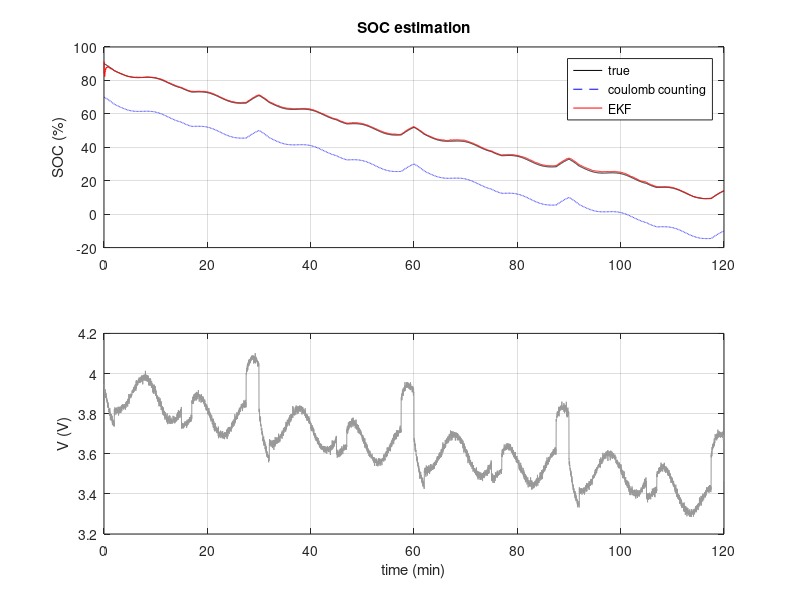

This chart was generated by the following MATLAB code:
% Day 134 · Project 27: Battery State-of-Charge Estimation with a Kalman Filter — Full program
% Run: open this file in MATLAB and press Run (or type main in the Command Window)

clc; clear; close all;
rng(4);
Q_Ah = 2.5; R0 = 0.05; R1 = 0.03; C1 = 1500; dt = 1;
soc_pts = 0:0.1:1;
ocv_pts = [3.00 3.45 3.55 3.62 3.67 3.72 3.79 3.87 3.96 4.06 4.18];
p_ocv = polyfit(soc_pts, ocv_pts, 6);  dp_ocv = polyder(p_ocv);
ocv = @(s) polyval(p_ocv, s);
% ---- a drive cycle: pulses of discharge and some charging ----
N = 7200;
I = 1.0 + 1.2*sin(2*pi*(1:N)/600) + 1.5*(mod(1:N, 900) < 120) - 3.0*(mod(1:N, 1800) > 1650);   % A, + = discharge
a = exp(-dt/(R1*C1));
soc = zeros(1, N); vrc = 0; soc(1) = 0.9; V = zeros(1, N);
for k = 1:N
    V(k) = ocv(soc(k)) - vrc - R0*I(k);
    if k < N
        soc(k + 1) = soc(k) - dt*I(k)/(3600*Q_Ah);
        vrc = a*vrc + R1*(1 - a)*I(k);
    end
end
I_meas = I + 0.05 + 0.05*randn(1, N);          % sensor bias + noise
V_meas = V + 0.01*randn(1, N);
% ---- 1) coulomb counting from a wrong initial guess ----
cc = zeros(1, N); cc(1) = 0.7;
for k = 1:N - 1, cc(k + 1) = cc(k) - dt*I_meas(k)/(3600*Q_Ah); end
% ---- 2) extended Kalman filter ----
x = [0.7; 0];  P = diag([0.1 0.01]);  Qn = diag([1e-7 1e-6]);  Rn = 0.01^2;
A = [1 0; 0 a];
ekf = zeros(1, N);
for k = 1:N
    Vpred = ocv(x(1)) - x(2) - R0*I_meas(k);
    H = [polyval(dp_ocv, x(1)), -1];
    K = P*H' / (H*P*H' + Rn);
    x = x + K*(V_meas(k) - Vpred);
    P = (eye(2) - K*H)*P;
    ekf(k) = x(1);
    x = A*x + [-dt/(3600*Q_Ah); R1*(1 - a)]*I_meas(k);   % predict the next state
    P = A*P*A' + Qn;
end
err_cc = abs(cc - soc)*100;  err_ekf = abs(ekf - soc)*100;
fprintf('True SOC from %.1f %% to %.1f %%\n', 100*soc(1), 100*soc(end));
fprintf('Coulomb counting: final error %.2f %%, mean error %.2f %%\n', err_cc(end), mean(err_cc));
fprintf('Kalman filter   : final error %.2f %%, mean error after 5 min %.2f %%\n', err_ekf(end), mean(err_ekf(300:end)));
tm = (1:N)/60;
subplot(2, 1, 1); plot(tm, 100*soc, 'k', tm, 100*cc, 'b--', tm, 100*ekf, 'r'); grid on
ylabel('SOC (%)'); legend('true', 'coulomb counting', 'EKF'); title('SOC estimation')
subplot(2, 1, 2); plot(tm, V_meas, 'Color', [0.6 0.6 0.6]); grid on; ylabel('V (V)'); xlabel('time (min)')
